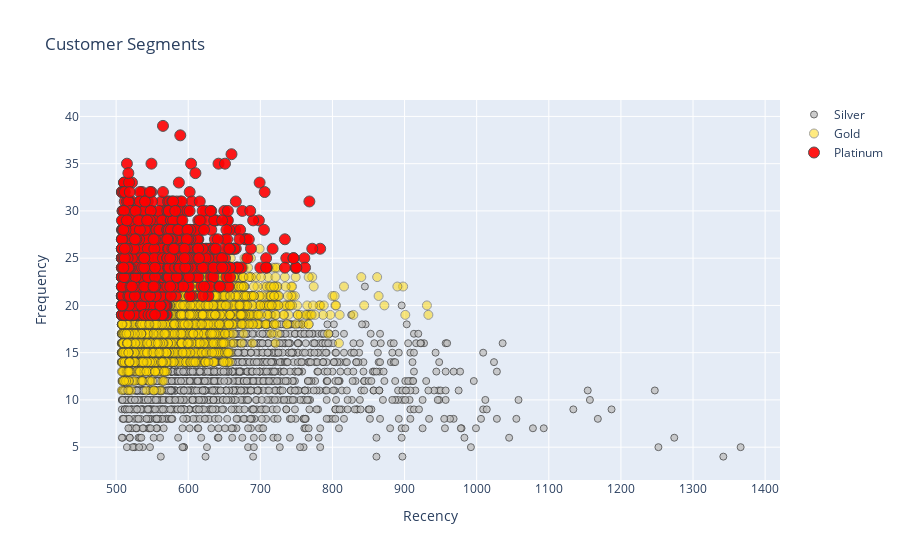

Here is the notebook cell this chart was saved with:
### Code cell
#Frequency vs Recency
tx_graph = rfm.query("Frequency < 50 and Recency <1400")

plot_data = [
    go.Scatter(
        x=tx_graph.query("Customer_Segment == 'Silver'")['Recency'],
        y=tx_graph.query("Customer_Segment == 'Silver'")['Frequency'],
        mode='markers',
        name='Silver',
        marker= dict(size= 7,
            line= dict(width=1),
            color= 'silver',
            opacity= 0.8
           )
    ),
        go.Scatter(
        x=tx_graph.query("Customer_Segment == 'Gold'")['Recency'],
        y=tx_graph.query("Customer_Segment == 'Gold'")['Frequency'],
        mode='markers',
        name='Gold',
        marker= dict(size= 9,
            line= dict(width=1),
            color= 'gold',
            opacity= 0.5
           )
    ),
        go.Scatter(
       x=tx_graph.query("Customer_Segment == 'Platinum'")['Recency'],
        y=tx_graph.query("Customer_Segment == 'Platinum'")['Frequency'],
        mode='markers',
        name='Platinum',
        marker= dict(size= 11,
            line= dict(width=1),
            color= 'red',
            opacity= 0.9
           )
    ),
]

plot_layout = go.Layout(
        yaxis= {'title': "Frequency"},
        xaxis= {'title': "Recency"},
        title='Customer Segments'
    )
fig = go.Figure(data=plot_data, layout=plot_layout)
pyoff.iplot(fig)

### Figure 1 — Plotly figure (JSON) as saved in the notebook; plotly's stock layout.template omitted (floating-point values rounded to 4 significant figures; data arrays with more than 128 entries replaced by an {"elided": "..."} marker saying what was removed)
{"data": [{"marker": {"color": "silver", "line": {"width": 1}, "opacity": 0.8, "size": 7}, "mode": "markers", "name": "Silver", "type": "scatter", "x": {"elided": "1838 int values"}, "y": {"elided": "1838 int values"}}, {"marker": {"color": "gold", "line": {"width": 1}, "opacity": 0.5, "size": 9}, "mode": "markers", "name": "Gold", "type": "scatter", "x": {"elided": "2803 int values"}, "y": {"elided": "2803 int values"}}, {"marker": {"color": "red", "line": {"width": 1}, "opacity": 0.9, "size": 11}, "mode": "markers", "name": "Platinum", "type": "scatter", "x": {"elided": "2248 int values"}, "y": {"elided": "2248 int values"}}], "layout": {"title": {"text": "Customer Segments"}, "xaxis": {"title": {"text": "Recency"}}, "yaxis": {"title": {"text": "Frequency"}}}}
